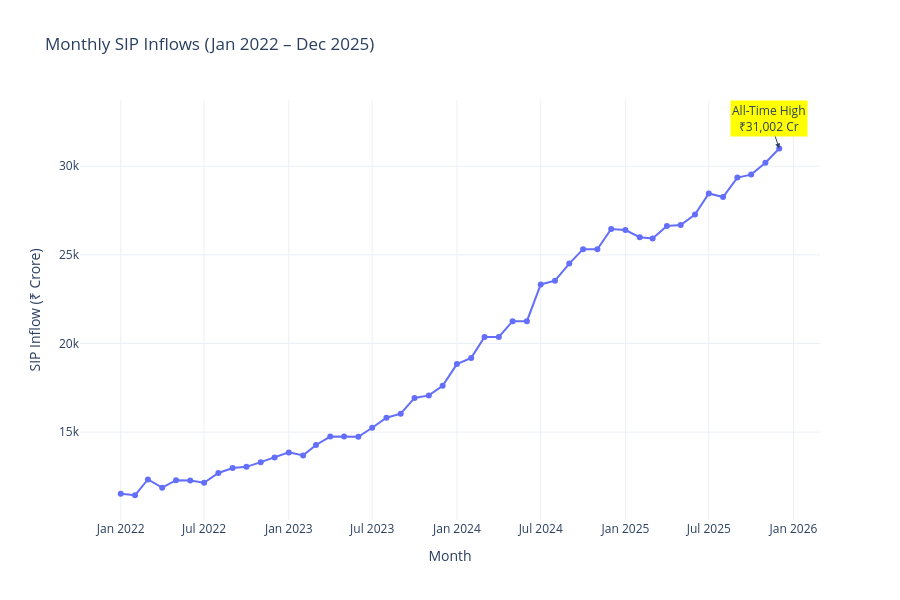

Write notebook code for a chart like this one.
### Code cell
fig = px.line(
    sip,
    x="month",
    y="sip_inflow_crore",
    title="Monthly SIP Inflows (Jan 2022 – Dec 2025)",
    markers=True
)

# Highlight the all-time high
max_row = sip.loc[sip["sip_inflow_crore"].idxmax()]

fig.add_annotation(
    x=max_row["month"],
    y=max_row["sip_inflow_crore"],
    text=f'All-Time High<br>₹{max_row["sip_inflow_crore"]:,} Cr',
    showarrow=True,
    arrowhead=2,
    bgcolor="yellow"
)

fig.update_layout(
    xaxis_title="Month",
    yaxis_title="SIP Inflow (₹ Crore)",
    template="plotly_white",
    height=600
)

fig.show()

### Figure 1 — Plotly figure (JSON) as saved in the notebook; plotly's stock layout.template omitted (floating-point values rounded to 4 significant figures)
{"data": [{"hovertemplate": "month=%{x}<br>sip_inflow_crore=%{y}<extra></extra>", "legendgroup": "", "line": {"color": "#636efa", "dash": "solid"}, "marker": {"symbol": "circle"}, "mode": "lines+markers", "name": "", "orientation": "v", "showlegend": false, "type": "scatter", "x": ["2022-01-01T00:00:00", "2022-02-01T00:00:00", "2022-03-01T00:00:00", "2022-04-01T00:00:00", "2022-05-01T00:00:00", "2022-06-01T00:00:00", "2022-07-01T00:00:00", "2022-08-01T00:00:00", "2022-09-01T00:00:00", "2022-10-01T00:00:00", "2022-11-01T00:00:00", "2022-12-01T00:00:00", "2023-01-01T00:00:00", "2023-02-01T00:00:00", "2023-03-01T00:00:00", "2023-04-01T00:00:00", "2023-05-01T00:00:00", "2023-06-01T00:00:00", "2023-07-01T00:00:00", "2023-08-01T00:00:00", "2023-09-01T00:00:00", "2023-10-01T00:00:00", "2023-11-01T00:00:00", "2023-12-01T00:00:00", "2024-01-01T00:00:00", "2024-02-01T00:00:00", "2024-03-01T00:00:00", "2024-04-01T00:00:00", "2024-05-01T00:00:00", "2024-06-01T00:00:00", "2024-07-01T00:00:00", "2024-08-01T00:00:00", "2024-09-01T00:00:00", "2024-10-01T00:00:00", "2024-11-01T00:00:00", "2024-12-01T00:00:00", "2025-01-01T00:00:00", "2025-02-01T00:00:00", "2025-03-01T00:00:00", "2025-04-01T00:00:00", "2025-05-01T00:00:00", "2025-06-01T00:00:00", "2025-07-01T00:00:00", "2025-08-01T00:00:00", "2025-09-01T00:00:00", "2025-10-01T00:00:00", "2025-11-01T00:00:00", "2025-12-01T00:00:00"], "xaxis": "x", "y": [11517, 11438, 12328, 11863, 12286, 12276, 12140, 12694, 12976, 13040, 13306, 13573, 13856, 13687, 14276, 14749, 14749, 14734, 15245, 15814, 16042, 16928, 17073, 17610, 18838, 19187, 20371, 20371, 21262, 21262, 23332, 23547, 24509, 25323, 25320, 26459, 26400, 25999, 25926, 26632, 26688, 27274, 28464, 28265, 29361, 29529, 30200, 31002], "yaxis": "y"}], "layout": {"annotations": [{"arrowhead": 2, "bgcolor": "yellow", "showarrow": true, "text": "All-Time High<br>₹31,002 Cr", "x": "2025-12-01T00:00:00", "y": 31002}], "height": 600, "legend": {"tracegroupgap": 0}, "title": {"text": "Monthly SIP Inflows (Jan 2022 – Dec 2025)"}, "xaxis": {"anchor": "y", "domain": [0, 1], "title": {"text": "Month"}}, "yaxis": {"anchor": "x", "domain": [0, 1], "title": {"text": "SIP Inflow (₹ Crore)"}}}}
